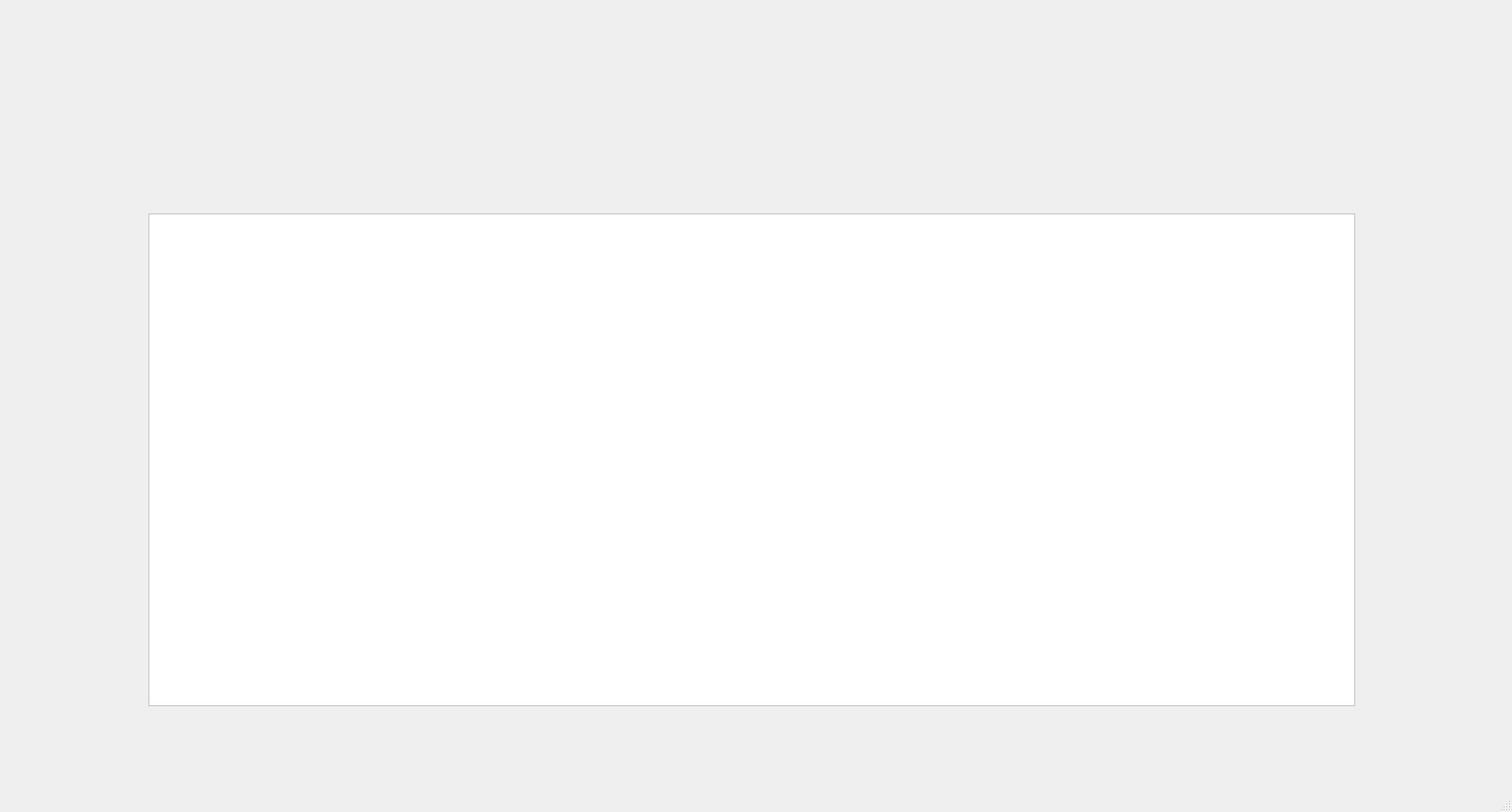
<?xml version="1.0" encoding="UTF-8"?>
<ui version="4.0">
 <class>TopSach</class>
 <widget class="QMainWindow" name="TopSach">
  <property name="geometry">
   <rect>
    <x>0</x>
    <y>0</y>
    <width>1630</width>
    <height>875</height>
   </rect>
  </property>
  <property name="windowTitle">
   <string>SÁCH ƯA THÍCH</string>
  </property>
  <widget class="QWidget" name="centralwidget">
   <widget class="QTableView" name="tableTop10Book">
    <property name="geometry">
     <rect>
      <x>160</x>
      <y>230</y>
      <width>1301</width>
      <height>531</height>
     </rect>
    </property>
    <property name="font">
     <font>
      <family>Segoe UI</family>
      <pointsize>12</pointsize>
      <italic>false</italic>
      <bold>false</bold>
     </font>
    </property>
    <property name="styleSheet">
     <string notr="true">background-color: rgb(255, 255, 255);
font: 700 9pt &quot;Segoe UI&quot;;
font: 12pt &quot;Segoe UI&quot;;</string>
    </property>
    <property name="sortingEnabled">
     <bool>false</bool>
    </property>
   </widget>
   <widget class="QLabel" name="label">
    <property name="geometry">
     <rect>
      <x>-20</x>
      <y>0</y>
      <width>1651</width>
      <height>851</height>
     </rect>
    </property>
    <property name="styleSheet">
     <string notr="true">border-image: url(:/bgimage/top10.jpg);</string>
    </property>
    <property name="text">
     <string/>
    </property>
   </widget>
   <widget class="QLabel" name="label_2">
    <property name="geometry">
     <rect>
      <x>770</x>
      <y>140</y>
      <width>151</width>
      <height>91</height>
     </rect>
    </property>
    <property name="styleSheet">
     <string notr="true">border-image: url(:/bgimage/top10book.jpg);</string>
    </property>
    <property name="text">
     <string/>
    </property>
   </widget>
   <zorder>label</zorder>
   <zorder>tableTop10Book</zorder>
   <zorder>label_2</zorder>
  </widget>
  <widget class="QStatusBar" name="statusbar"/>
 </widget>
 <resources/>
 <connections/>
</ui>
